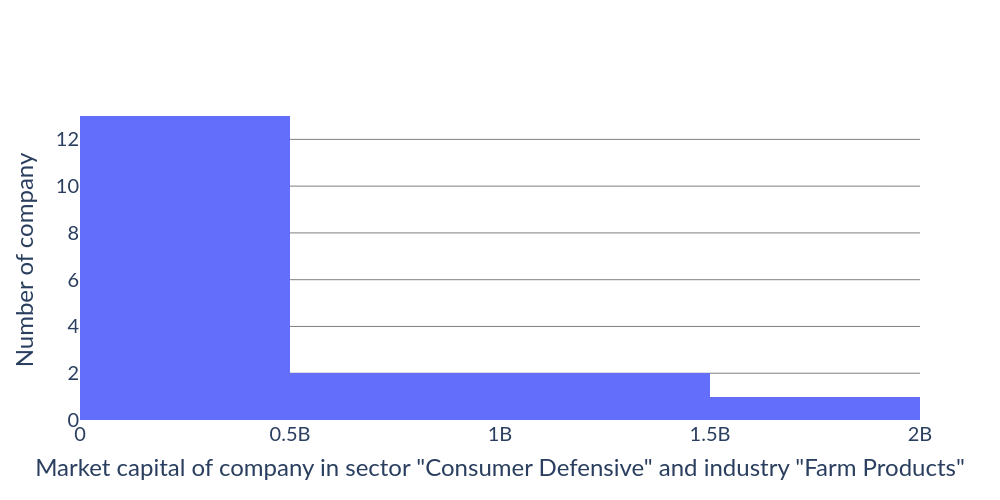

The cell this chart's notebook holds for it:
### Code cell
# Distribution of market cap
fig = go.Figure()
fig.add_trace(
    go.Histogram(x = df['market_cap'].apply(lambda x : int(x)))
)
fig.update_yaxes(showgrid = True, gridcolor = 'gray', title = 'Number of company')
fig.update_xaxes(title = f'Market capital of company in sector "{SECTOR}" and industry "{INDUSTRY}"')
fig.update_layout(
    width = 1000,
    height = 500,
    plot_bgcolor = 'white',
    paper_bgcolor = 'white',
    font = dict(family = 'Lato', size = 20)
)
fig.show()

### Figure 1 — Plotly figure (JSON) as saved in the notebook; plotly's stock layout.template omitted (floating-point values rounded to 4 significant figures)
{"data": [{"type": "histogram", "x": [849901440, 57620220, 18319482, 39581280, 14279491, 111835904, 6255609, 147721360, 15481368, 17093098, 1375124224, 1193092864, 1643599872, 159506272, 207512208, 9673200, 687049344, 1053258]}], "layout": {"font": {"family": "Lato", "size": 20}, "height": 500, "paper_bgcolor": "white", "plot_bgcolor": "white", "width": 1000, "xaxis": {"title": {"text": "Market capital of company in sector \"Consumer Defensive\" and industry \"Farm Products\""}}, "yaxis": {"gridcolor": "gray", "showgrid": true, "title": {"text": "Number of company"}}}}
